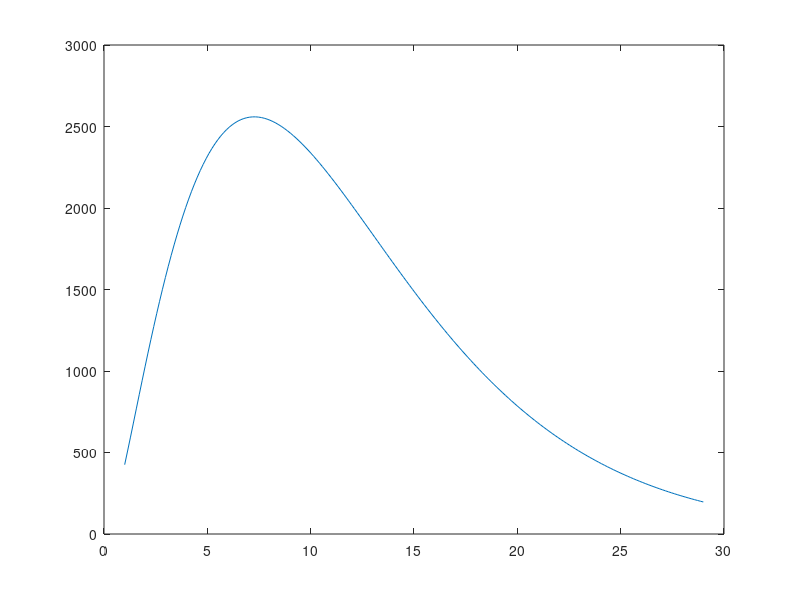

The MATLAB source for this figure:
a1 = 530;
b1 = 1.6;
c1 = 0.22;

% a1 = 41;
% b2 = 0.66;
% c1 = 0.069;

t = linspace(1, 29, 200);

y = a1 * t.^b1 .* exp(-c1 * t);
plot(t, y)